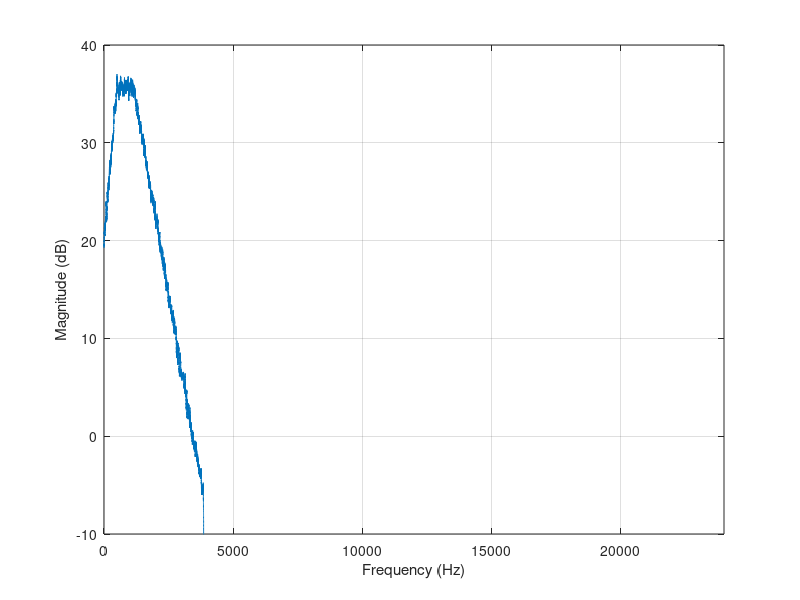
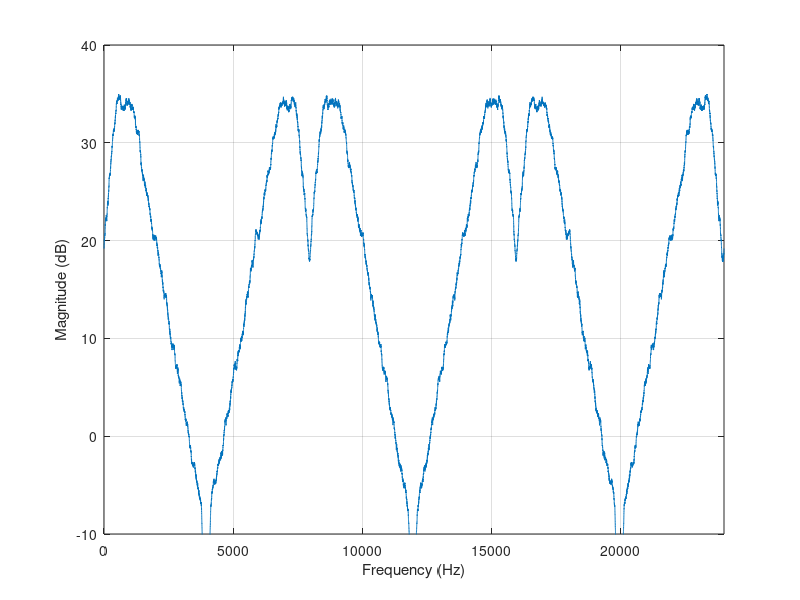
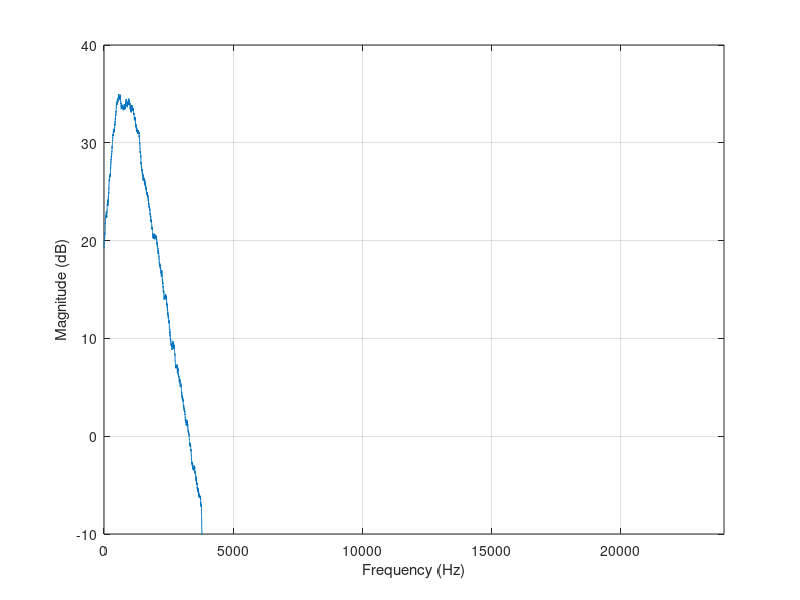

Write the MATLAB code that produced these figures, in order.
%
% example3_18.m - Interpolate wn8kHz.dat from 8 kHz to 48 kHz
%

% For the book "Real Time Digital Signal Processing: 
%               Fundamentals, Implementation and Application, 3rd Ed"
%               By Sen M. Kuo, Bob H. Lee, and Wenshun Tian
%               Publisher: John Wiley and Sons, Ltd

clear;
load wn8kHz.dat -ascii;               % Load the data file
fftL = 4*16384;
binsmh=128;

f=8000*(0:(fftL/2-1))/fftL;           % Frequency scale for display
y=fft(wn8kHz,fftL);                   % FFT of the specified block
py=20*log10(abs(y)/fftL);             % Magnitude
for i = 1:(fftL/2);                   % Smooth diplay
psy(i) = sum(py(i:(i+binsmh)))/binsmh;
end
plot(f,psy(1:(fftL/2)));
grid;
xlabel('Frequency (Hz)'); ylabel('Magnitude (dB)');
axis([0 24000 -10 40]);

x = zeros(size(1:fftL));
x(1:6:fftL)= wn8kHz(1024:1:(1023+10923));% Decimate to 8 kHz
h=figure;
f=48000*(0:(fftL/2-1))/fftL;             % Frequency scale for display
y=fft(x,fftL);                           % FFT of the specified block
py=20*log10(2*abs(y)/fftL);              % Magnitude
for i = 1:(fftL/2);                      % Smooth diplay
psy(i) = sum(py(i:(i+binsmh)))/binsmh;
end
plot(f,psy(1:(fftL/2)));
grid;
xlabel('Frequency (Hz)'); ylabel('Magnitude (dB)');
axis([0 24000 -10 40]);

% Lowpass filtering
b = fir1(480,1/6);	                  % Design FIR filter in b
xx = conv(x,b);                       % Decimate to 8 kHz
h=figure;
f=48000*(0:(fftL/2-1))/fftL;          % Frequency scale for display
y=fft(xx,fftL);                       % FFT of the specified block
py=20*log10(2*abs(y)/fftL);           % Magnitude
for i = 1:(fftL/2);                   % Smooth diplay
psy(i) = sum(py(i:(i+binsmh)))/binsmh;
end
plot(f,psy(1:(fftL/2)));
grid;
xlabel('Frequency (Hz)'); ylabel('Magnitude (dB)');
axis([0 24000 -10 40]);
